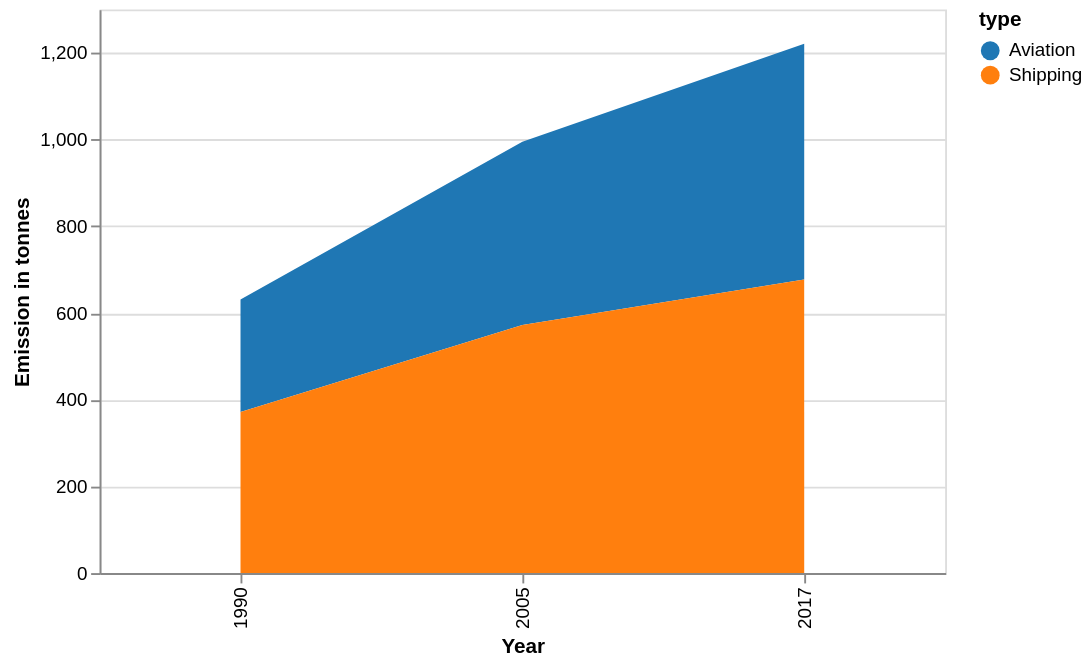

The Vega-Lite source for this figure:
### Vega-Lite specification from a JSON file in a GitHub repository (floating-point values rounded to 4 significant figures)
{"$schema": "https://vega.github.io/schema/vega-lite/v4.json", "width": 450, "height": 300, "data": {"values": [{"year": 1990, "type": "Aviation", "emission": 258.9, "change": 109.8}, {"year": 2005, "type": "Aviation", "emission": 422.8, "change": 109.8}, {"year": 2017, "type": "Aviation", "emission": 543.4, "change": 109.8}, {"year": 1990, "type": "Shipping", "emission": 371.8, "change": 82.2}, {"year": 2005, "type": "Shipping", "emission": 572.2, "change": 82.2}, {"year": 2017, "type": "Shipping", "emission": 677.2, "change": 82.2}]}, "mark": "area", "encoding": {"x": {"field": "year", "type": "nominal", "title": "Year"}, "y": {"field": "emission", "type": "quantitative", "title": "Emission in tonnes"}, "color": {"field": "type", "scale": {"scheme": "category10"}}, "tooltip": [{"field": "change", "type": "quantitative", "title": "2017 vs 1990: change (%)"}]}, "config": {}}
